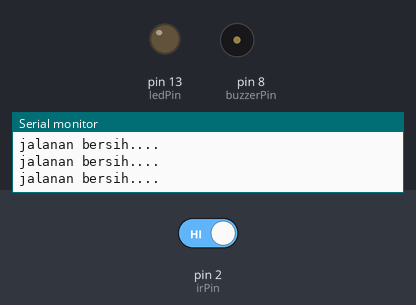
Simulated run of this sketch. Board: Arduino Uno, built with avr-gcc and run on an emulated ATmega328P. Shown: output pins drawn as LEDs (lit = HIGH), buzzer (waves = sounding, pin HIGH), the last lines printed to the serial monitor. The test bench sets the inputs (shaded band); at power-on: pin 2 (irPin) HIGH.

Above: at 1.2 s.
1.3 s: pin 2 (irPin) driven LOW
At 1.7 s:
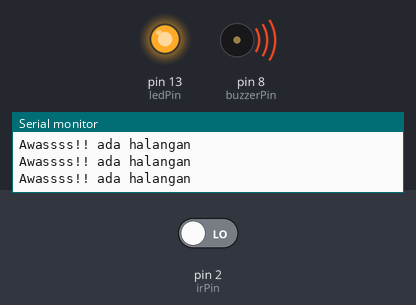
2.8 s: pin 2 (irPin) driven HIGH
At 4.2 s:
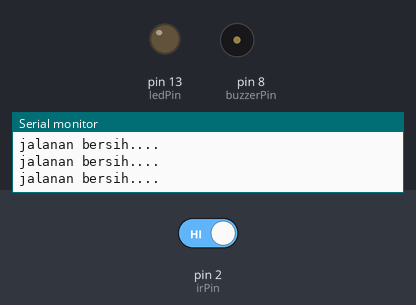
Timing chart, 0 to 5.8 s (numbered marks = the images above; inputs shaded):
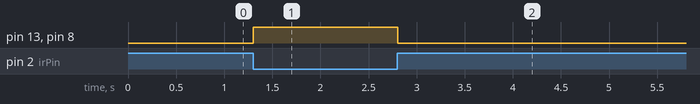

Measured:
- after the input at 1.3 s, pin 13 (ledPin), pin 8 (buzzerPin): LOW → HIGH at once
- after the input at 2.8 s, pin 13 (ledPin), pin 8 (buzzerPin): HIGH → LOW at once

The sketch:

infra_red_basic.ino
```cpp
// definisi pin
const int irPin = 2;
const int buzzerPin = 8;
const int  ledPin = 13;


void setup() {
  Serial.begin(9600);
  pinMode(irPin, INPUT);
  pinMode(ledPin, OUTPUT);
  pinMode(buzzerPin, OUTPUT);
}

void loop() {
  // put your main code here, to run repeatedly:


  //  baca data sensor
  int statusSensor = digitalRead(irPin);
  if (statusSensor == LOW) {
    Serial.println("Awassss!! ada halangan");
     digitalWrite(ledPin, HIGH);
     digitalWrite(buzzerPin, HIGH);
  } else {
    Serial.println("jalanan bersih....");
    digitalWrite(ledPin, LOW);
    digitalWrite(buzzerPin, LOW);
  }

  delay(100); //delay 100 milisecond
}
```
